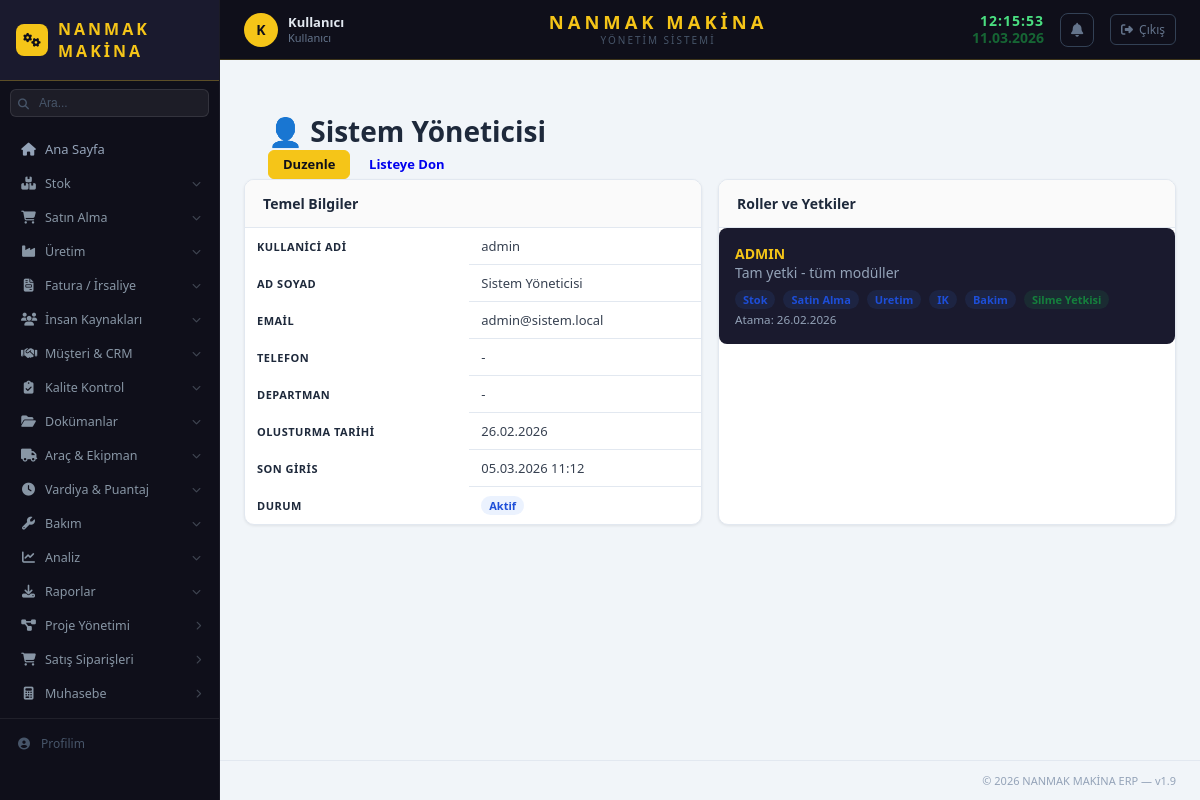
Screenshot of /kullanici/kullanici/1 (signed in) with the database file from the repository.
### app/stok/models/sistem_ayar.py (models this page shows, shortened)
class SistemAyar(db.Model):
    __tablename__ = 'sistem_ayar'
    id = db.Column(db.Integer, primary_key=True, autoincrement=True)
    anahtar = db.Column(db.String(100), unique=True, nullable=False)
    deger = db.Column(db.Text)
    aciklama = db.Column(db.String(200))
    guncelleme = db.Column(db.String(30), default=lambda: datetime.now().strftime('%d.%m.%Y %H:%M'))
    @staticmethod
    def get(anahtar, varsayilan=''):
        ayar = SistemAyar.query.filter_by(anahtar=anahtar).first()
        return ayar.deger if ayar else varsayilan

### app/kullanici/models/kullanici.py (models this page shows, shortened)
class Kullanici(db.Model):
    __tablename__ = 'kullanici'
    id = db.Column(db.Integer, primary_key=True, autoincrement=True)
    kullanici_adi = db.Column(db.String(50), unique=True, nullable=False)
    sifre_hash = db.Column(db.String(256), nullable=False)
    ad = db.Column(db.String(100), nullable=False)
    soyad = db.Column(db.String(100), nullable=False)
    email = db.Column(db.String(150), unique=True)
    telefon = db.Column(db.String(20))
    departman = db.Column(db.String(100))
    personel_id = db.Column(db.Integer, nullable=True)
    olusturma_tarihi = db.Column(db.String(20), default=_simdi)
    son_giris = db.Column(db.String(20))
    aktif = db.Column(db.Integer, default=1)
    roller = db.relationship('KullaniciRol', backref='kullanici', lazy=True, cascade='all, delete-orphan')
    def birincil_rol(self):
        if self.roller:
            return self.roller[0].rol
        return None
    def admin_mi(self):
        for kr in self.roller:
            if kr.rol and kr.rol.rol_adi == 'admin':
                return True
        return False
    @property
    def tam_ad(self):
        return f'{self.ad} {self.soyad}'

class KullaniciRol(db.Model):
    __tablename__ = 'kullanici_rol'
    id = db.Column(db.Integer, primary_key=True, autoincrement=True)
    kullanici_id = db.Column(db.Integer, db.ForeignKey('kullanici.id'), nullable=False)
    rol_id = db.Column(db.Integer, db.ForeignKey('rol.id'), nullable=False)
    atama_tarihi = db.Column(db.String(20), default=_simdi)
    rol = db.relationship('Rol', backref='kullanici_roller')

class Rol(db.Model):
    __tablename__ = 'rol'
    id = db.Column(db.Integer, primary_key=True, autoincrement=True)
    rol_adi = db.Column(db.String(50), unique=True, nullable=False)
    aciklama = db.Column(db.String(200))
    stok_erisim = db.Column(db.Integer, default=1)
    satin_alma_erisim = db.Column(db.Integer, default=1)
    uretim_erisim = db.Column(db.Integer, default=1)
    ik_erisim = db.Column(db.Integer, default=0)
    bakim_erisim = db.Column(db.Integer, default=0)
    crm_erisim = db.Column(db.Integer, default=0)
    kalite_erisim = db.Column(db.Integer, default=0)
    dokuman_erisim = db.Column(db.Integer, default=0)
    arac_erisim = db.Column(db.Integer, default=0)
    vardiya_erisim = db.Column(db.Integer, default=0)
    muhasebe_erisim = db.Column(db.Integer, default=0)
    yazma_izni = db.Column(db.Integer, default=1)
    silme_izni = db.Column(db.Integer, default=0)
    aktif = db.Column(db.Integer, default=1)

### app/kullanici/routes/kullanici_routes.py (the view)
@kullanici_bp.route('/kullanici/<int:id>')
def kullanici_detay(id):
    kullanici = Kullanici.query.get_or_404(id)
    return render_template('kullanici/kullanici_detay.html', kullanici=kullanici)

### app/__init__.py (called while the page is built)
def login_gerekli_mi(endpoint, path):
    for acik in ACIK_URLLAR:
        if path.startswith(acik):
            return False
    return True

### app/kullanici/templates/kullanici/kullanici_detay.html (shortened to what this page needs)
{% extends "base.html" %}
{% block content %}
<div class="page-header">
    <h1>👤 {{ kullanici.tam_ad }}</h1>
    <div>
        <a href="{{ url_for('kullanici.kullanici_duzenle', id=kullanici.id) }}" class="btn btn-primary">Duzenle</a>
        <a href="{{ url_for('kullanici.kullanici_liste') }}" class="btn btn-secondary">Listeye Don</a>
    </div>
</div>
<div class="grid grid-2">
    <div class="card">
        <div class="card-header"><h3 class="card-title">Temel Bilgiler</h3></div>
        <div class="card-body">
            <table class="data-table">
                <tr><th>Kullanici Adi</th><td>{{ kullanici.kullanici_adi }}</td></tr>
                <tr><th>Ad Soyad</th><td>{{ kullanici.tam_ad }}</td></tr>
                <tr><th>Email</th><td>{{ kullanici.email or '-' }}</td></tr>
                <tr><th>Telefon</th><td>{{ kullanici.telefon or '-' }}</td></tr>
                <tr><th>Departman</th><td>{{ kullanici.departman or '-' }}</td></tr>
                <tr><th>Olusturma Tarihi</th><td>{{ kullanici.olusturma_tarihi }}</td></tr>
                <tr><th>Son Giris</th><td>{{ kullanici.son_giris or 'Hic giris yapilmadi' }}</td></tr>
                <tr><th>Durum</th><td>
                    <span class="status-badge {{ 'devam' if kullanici.aktif else 'iptal' }}">
                        {{ 'Aktif' if kullanici.aktif else 'Pasif' }}
                    </span>
                </td></tr>
            </table>
        </div>
    </div>
    <div class="card">
        <div class="card-header"><h3 class="card-title">Roller ve Yetkiler</h3></div>
        <div class="card-body">
            {% for kr in kullanici.roller %}
            <div style="margin-bottom: 1rem; padding: 1rem; background: var(--siyah-acik); border-radius: 8px; color: white;">
                <strong style="color: var(--sari);">{{ kr.rol.rol_adi.upper() }}</strong>
                {% if kr.rol.aciklama %}<p style="color: var(--gri);">{{ kr.rol.aciklama }}</p>{% endif %}
                <div style="margin-top: 0.5rem; display: flex; gap: 0.5rem; flex-wrap: wrap;">
                    {% if kr.rol.stok_erisim %}<span class="status-badge devam">Stok</span>{% endif %}
                    {% if kr.rol.satin_alma_erisim %}<span class="status-badge devam">Satin Alma</span>{% endif %}
                    {% if kr.rol.uretim_erisim %}<span class="status-badge devam">Uretim</span>{% endif %}
                    {% if kr.rol.ik_erisim %}<span class="status-badge devam">IK</span>{% endif %}
                    {% if kr.rol.bakim_erisim %}<span class="status-badge devam">Bakim</span>{% endif %}
                    {% if kr.rol.silme_izni %}<span class="status-badge tamamlandi">Silme Yetkisi</span>{% endif %}
                </div>
                <small style="color: var(--gri);">Atama: {{ kr.atama_tarihi }}</small>
            </div>
            {% else %}
            <p style="color: var(--gri);">Rol atanmamis</p>
            {% endfor %}
        </div>
    </div>
</div>
{% endblock %}

### app/stok/templates/base.html (shortened to what this page needs)
<!DOCTYPE html>
<html lang="tr">
<head>
    <link rel="stylesheet" href="{{ url_for('static', filename='css/main.css') }}">
    <link rel="stylesheet" href="https://cdnjs.cloudflare.com/ajax/libs/font-awesome/6.4.0/css/all.min.css">
</head>
<body>
<aside class="sidebar">
    <div class="sidebar-logo">
        {% if firma_logo %}
        <img src="{{ url_for('static', filename='img/' + firma_logo) }}"
             alt="{{ firma_adi }}" style="height:36px;max-width:140px;object-fit:contain;">
        {% else %}
        <span class="sidebar-logo-icon"><i class="fas fa-cogs"></i></span>
        <span class="sidebar-logo-text">{{ firma_adi }}</span>
        {% endif %}
    </div>
    <div class="sidebar-arama">
        <i class="fas fa-search sidebar-arama-ikon"></i>
        <input type="text" id="global-arama" placeholder="Ara..." autocomplete="off">
    </div>
    <nav class="sidebar-nav">
        <a href="/" class="nav-item {% if request.path == '/' %}active{% endif %}">
            <i class="fas fa-home"></i><span>Ana Sayfa</span>
        </a>
        <div class="nav-group">
            <div class="nav-group-title" id="btn-stok-menu">
                <i class="fas fa-boxes ng-icon"></i>
                <span class="ng-label">Stok</span>
                <i class="fas fa-chevron-down ng-arrow"></i>
            </div>
        </div>
        <div class="nav-group">
            <div class="nav-group-title" id="btn-satin-menu">
                <i class="fas fa-shopping-cart ng-icon"></i>
                <span class="ng-label">Satın Alma</span>
                <i class="fas fa-chevron-down ng-arrow"></i>
            </div>
        </div>
        <div class="nav-group">
            <div class="nav-group-title" id="btn-uretim-menu">
                <i class="fas fa-industry ng-icon"></i>
                <span class="ng-label">Üretim</span>
                <i class="fas fa-chevron-down ng-arrow"></i>
            </div>
        </div>
        <div class="nav-group">
            <div class="nav-group-title" id="btn-fatura-menu">
                <i class="fas fa-file-invoice ng-icon"></i>
                <span class="ng-label">Fatura / İrsaliye</span>
                <i class="fas fa-chevron-down ng-arrow"></i>
            </div>
        </div>
        {% if session.get('admin') or yetki.get('ik') %}
        <div class="nav-group">
            <div class="nav-group-title" id="btn-ik-menu">
                <i class="fas fa-users ng-icon"></i>
                <span class="ng-label">İnsan Kaynakları</span>
                <i class="fas fa-chevron-down ng-arrow"></i>
            </div>
        </div>
        {% endif %}
        {% if aktif_moduller.get('crm') %}
        <div class="nav-group">
            <div class="nav-group-title" id="btn-crm-menu">
                <i class="fas fa-handshake ng-icon"></i>
                <span class="ng-label">Müşteri & CRM</span>
                <i class="fas fa-chevron-down ng-arrow"></i>
            </div>
        </div>
        {% endif %}
        {% if aktif_moduller.get('kalite') %}
        <div class="nav-group">
            <div class="nav-group-title" id="btn-kalite-menu">
                <i class="fas fa-clipboard-check ng-icon"></i>
                <span class="ng-label">Kalite Kontrol</span>
                <i class="fas fa-chevron-down ng-arrow"></i>
            </div>
        </div>
        {% endif %}
        {% if aktif_moduller.get('dokuman') %}
        <div class="nav-group">
            <div class="nav-group-title" id="btn-dokuman-menu">
                <i class="fas fa-folder-open ng-icon"></i>
                <span class="ng-label">Dokümanlar</span>
                <i class="fas fa-chevron-down ng-arrow"></i>
            </div>
        </div>
        {% endif %}
        {% if aktif_moduller.get('arac') %}
        <div class="nav-group">
            <div class="nav-group-title" id="btn-arac-menu">
                <i class="fas fa-truck ng-icon"></i>
                <span class="ng-label">Araç & Ekipman</span>
                <i class="fas fa-chevron-down ng-arrow"></i>
            </div>
        </div>
        {% endif %}
        {% if aktif_moduller.get('vardiya') %}
        <div class="nav-group">
            <div class="nav-group-title" id="btn-vardiya-menu">
                <i class="fas fa-clock ng-icon"></i>
                <span class="ng-label">Vardiya & Puantaj</span>
                <i class="fas fa-chevron-down ng-arrow"></i>
            </div>
        </div>
        {% endif %}
        {% if aktif_moduller.get('bakim') %}
        <div class="nav-group">
            <div class="nav-group-title" id="btn-bakim-menu">
                <i class="fas fa-wrench ng-icon"></i>
                <span class="ng-label">Bakım</span>
                <i class="fas fa-chevron-down ng-arrow"></i>
            </div>
        </div>
        {% endif %}
        <div class="nav-group">
            <div class="nav-group-title" id="btn-analiz-menu">
                <i class="fas fa-chart-line ng-icon"></i>
                <span class="ng-label">Analiz</span>
                <i class="fas fa-chevron-down ng-arrow"></i>
            </div>
        </div>
        <div class="nav-group">
            <div class="nav-group-title" id="btn-rapor-menu">
                <i class="fas fa-download ng-icon"></i>
                <span class="ng-label">Raporlar</span>
                <i class="fas fa-chevron-down ng-arrow"></i>
            </div>
        </div>
        {% if aktif_moduller.get('proje') %}
        <div class="nav-group">
            <div class="nav-group-title" id="btn-proje-menu">
                <i class="fas fa-project-diagram ng-icon"></i>
                <span class="ng-label">Proje Yönetimi</span>
                <i class="fas fa-chevron-right ng-arrow"></i>
            </div>
        </div>
        {% endif %}
        {% if aktif_moduller.get('siparis') %}
        <div class="nav-group">
            <div class="nav-group-title" id="btn-siparis-menu">
                <i class="fas fa-shopping-cart ng-icon"></i>
                <span class="ng-label">Satış Siparişleri</span>
                <i class="fas fa-chevron-right ng-arrow"></i>
            </div>
        </div>
        {% endif %}
        {% if aktif_moduller.get('muhasebe') %}
        <div class="nav-group">
            <div class="nav-group-title" id="btn-muhasebe-menu">
                <i class="fas fa-calculator ng-icon"></i>
                <span class="ng-label">Muhasebe</span>
                <i class="fas fa-chevron-right ng-arrow"></i>
            </div>
        </div>
        {% endif %}
        <div class="sidebar-alt-menu">
            <a href="{{ url_for('kullanici.profil') }}" class="sidebar-alt-link">
                <i class="fas fa-user-circle"></i> Profilim
            </a>
        </div>
    </nav>
</aside>
<div class="main-wrapper">
    <header class="top-header">
        <div class="header-left">
            <a href="{{ url_for('kullanici.profil') }}" class="header-user" title="Profilim" style="text-decoration:none;">
                <div class="header-user-avatar">{{ session.get('tam_ad', 'K')[:1] | upper }}</div>
                <div class="header-user-info">
                    <span class="header-user-name">{{ session.get('tam_ad', 'Kullanıcı') }}</span>
                    <span class="header-user-role">{% if session.get('admin') %}Admin{% else %}Kullanıcı{% endif %}</span>
                </div>
            </a>
        </div>
        <div class="header-center">
            <div class="header-firma">{{ firma_adi }}</div>
            <div class="header-firma-alt">{{ firma_alt_baslik }}</div>
        </div>
        <div class="header-right">
            <div class="header-datetime">
                <span class="header-saat" id="header-saat">--:--:--</span>
                <span class="header-tarih" id="header-tarih">--.--.----</span>
            </div>
            <div class="bildirim-wrapper" id="bildirim-wrapper">
                <button class="bildirim-btn" onclick="toggleBildirimler()" title="Bildirimler">
                    <i class="fas fa-bell"></i>
                </button>
            </div>
            <a href="{{ url_for('kullanici.cikis') }}" class="header-cikis" title="Çıkış Yap">
                <i class="fas fa-sign-out-alt"></i>
                <span>Çıkış</span>
            </a>
        </div>
    </header>
    <div class="page-header">
    </div>
    <main class="main-content">
        {% block content %}{% endblock %}
    </main>
    <footer class="footer">
        <span>© 2026 {{ firma_adi }} ERP — v1.9</span>
    </footer>
</div>
</body>
</html>

### app/stok/templates/base.html (style rules this page uses)
.bildirim-wrapper { position: relative; }
.bildirim-btn { background: none; border: 1px solid #334155; color: #64748b; width: 34px; height: 34px; border-radius: 8px; cursor: pointer; display: flex; align-items: center; justify-content: center; font-size: 14px; transition: all 0.15s; position: relative; }
.sidebar-arama { padding: 8px 10px; position: relative; }
.sidebar-arama input { width: 100%; background: rgba(255,255,255,0.06); border: 1px solid rgba(255,255,255,0.1); border-radius: 6px; padding: 6px 8px 6px 28px; color: #94a3b8; font-size: 12px; outline: none; transition: all 0.15s; }
.sidebar-arama input::placeholder { color: #475569; }
.sidebar-arama-ikon { position: absolute; left: 18px; top: 50%; transform: translateY(-50%); color: #475569; font-size: 11px; pointer-events: none; }
.sidebar-alt-menu { border-top: 1px solid rgba(255,255,255,0.07); padding: 8px 0; margin-top: 8px; }
.sidebar-alt-link { display: flex; align-items: center; gap: 9px; padding: 8px 16px; color: #475569; font-size: 12px; text-decoration: none; transition: all 0.15s; }
.sidebar-alt-link i { width: 16px; text-align: center; font-size: 12px; }

### rows the page displays
SistemAyar: deger "NANMAK MAKİNA"
SistemAyar: deger "YÖNETIM SISTEMI"
Kullanici: tam_ad "Sistem Yöneticisi", kullanici_adi "admin", email "admin@sistem.local", telefon "-", departman "-", olusturma_tarihi "26.02.2026", son_giris "05.03.2026 11:12", aktif "Aktif"
KullaniciRol: rol.rol_adi "ADMIN", rol.aciklama "Tam yetki - tüm modüller", atama_tarihi "26.02.2026"

### other values shown
{{ session.get('tam_ad', 'K')[:1] | upper }} "K"
{{ session.get('tam_ad', 'Kullanıcı') }} "Kullanıcı"
